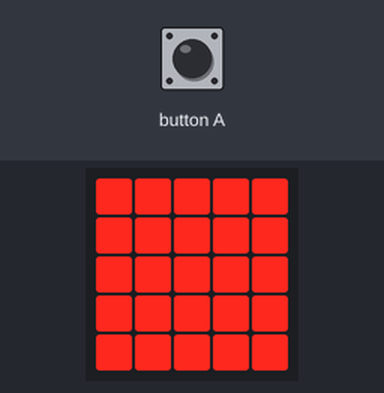
Bench run of a program on a simulated BBC micro:bit (MakeCode). On the bench: the board's 5×5 LED display. Inputs (shaded band) come from the test bench. Random numbers come from a fixed seed.

Above: at 0.1 s.
2.7 s: button A pressed for 0.15 s
At 3.1 s:
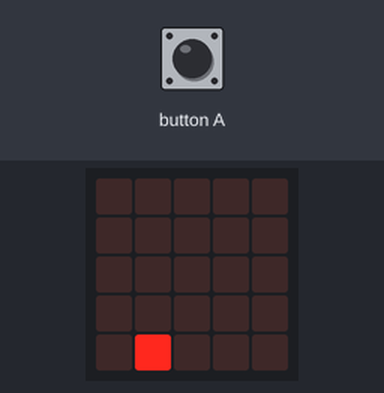
At 4.7 s:
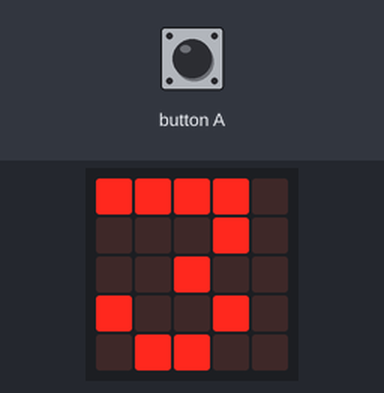
Timing chart, 0 to 6.2 s (numbered marks = the images above; inputs shaded):
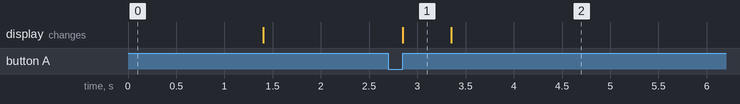

Measured:
- after the input at 2.7 s, the display: changes after 0.15 s (image 1)
- what the display in image 1 shows lasts 0.5 s, from 2.9 s to 3.4 s

The program:

main.ts
```typescript
input.onButtonPressed(Button.A, function on_button_pressed_a() {
    led.plot(randint(0, 4), randint(0, 4))
    basic.pause(500)
    basic.clearScreen()
    while ((1 as any) == (1 as any)) {
        basic.showNumber(4 - 1)
    }
})
basic.showLeds(`
    # # # # #
    # # # # #
    # # # # #
    # # # # #
    # # # # #
    `)
basic.pause(1000)
basic.clearScreen()
basic.forever(function on_forever() {

})
```

test.ts
```typescript
// aquí va el archivo "tests"; esto no se compilará cuando este paquete se utilice como una extensión.
```
